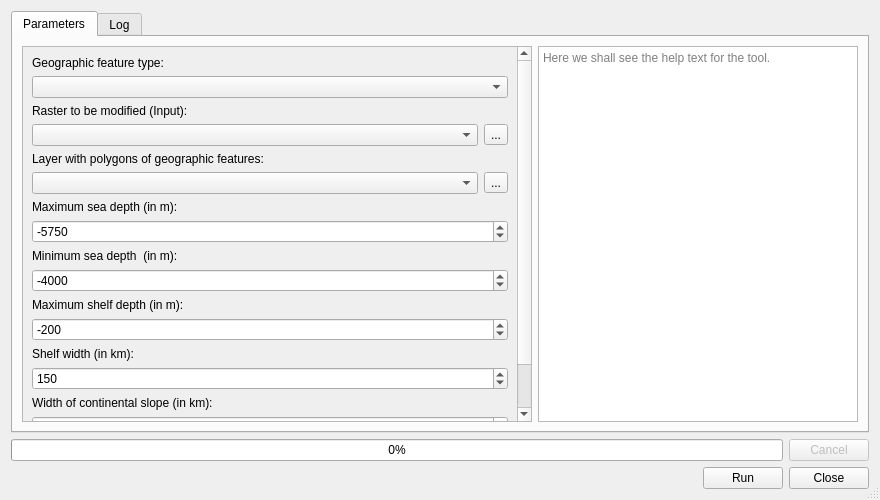
<?xml version="1.0" encoding="UTF-8"?>
<ui version="4.0">
 <class>FeatureCreatorDialogBase</class>
 <widget class="QDialog" name="FeatureCreatorDialogBase">
  <property name="geometry">
   <rect>
    <x>0</x>
    <y>0</y>
    <width>880</width>
    <height>500</height>
   </rect>
  </property>
  <property name="sizePolicy">
   <sizepolicy hsizetype="MinimumExpanding" vsizetype="MinimumExpanding">
    <horstretch>0</horstretch>
    <verstretch>0</verstretch>
   </sizepolicy>
  </property>
  <property name="minimumSize">
   <size>
    <width>400</width>
    <height>200</height>
   </size>
  </property>
  <property name="windowTitle">
   <string>Paleogeography - Geographic feature creation</string>
  </property>
  <property name="autoFillBackground">
   <bool>true</bool>
  </property>
  <property name="sizeGripEnabled">
   <bool>true</bool>
  </property>
  <property name="modal">
   <bool>false</bool>
  </property>
  <layout class="QGridLayout" name="gridLayout">
   <item row="1" column="0">
    <layout class="QHBoxLayout" name="horizontalLayout_10">
     <item>
      <widget class="QProgressBar" name="progressBar">
       <property name="value">
        <number>0</number>
       </property>
      </widget>
     </item>
     <item>
      <widget class="QPushButton" name="cancelButton">
       <property name="enabled">
        <bool>false</bool>
       </property>
       <property name="sizePolicy">
        <sizepolicy hsizetype="Fixed" vsizetype="Fixed">
         <horstretch>0</horstretch>
         <verstretch>0</verstretch>
        </sizepolicy>
       </property>
       <property name="text">
        <string>Cancel</string>
       </property>
      </widget>
     </item>
    </layout>
   </item>
   <item row="2" column="0">
    <layout class="QHBoxLayout" name="horizontalLayout_9">
     <item>
      <layout class="QHBoxLayout" name="horizontalLayout_8">
       <item>
        <widget class="QLabel" name="warningLabel">
         <property name="text">
          <string/>
         </property>
         <property name="wordWrap">
          <bool>true</bool>
         </property>
        </widget>
       </item>
       <item>
        <widget class="QPushButton" name="runButton">
         <property name="sizePolicy">
          <sizepolicy hsizetype="Fixed" vsizetype="Fixed">
           <horstretch>0</horstretch>
           <verstretch>0</verstretch>
          </sizepolicy>
         </property>
         <property name="text">
          <string>Run</string>
         </property>
        </widget>
       </item>
       <item>
        <widget class="QPushButton" name="closeButton">
         <property name="sizePolicy">
          <sizepolicy hsizetype="Fixed" vsizetype="Fixed">
           <horstretch>0</horstretch>
           <verstretch>0</verstretch>
          </sizepolicy>
         </property>
         <property name="text">
          <string>Close</string>
         </property>
        </widget>
       </item>
      </layout>
     </item>
    </layout>
   </item>
   <item row="0" column="0">
    <widget class="QTabWidget" name="Tabs">
     <property name="sizePolicy">
      <sizepolicy hsizetype="Expanding" vsizetype="Expanding">
       <horstretch>0</horstretch>
       <verstretch>0</verstretch>
      </sizepolicy>
     </property>
     <property name="tabPosition">
      <enum>QTabWidget::North</enum>
     </property>
     <property name="tabShape">
      <enum>QTabWidget::Rounded</enum>
     </property>
     <property name="currentIndex">
      <number>0</number>
     </property>
     <property name="usesScrollButtons">
      <bool>false</bool>
     </property>
     <widget class="QWidget" name="tab">
      <attribute name="title">
       <string>Parameters</string>
      </attribute>
      <layout class="QHBoxLayout" name="horizontalLayout">
       <item>
        <widget class="QScrollArea" name="scrollArea">
         <property name="widgetResizable">
          <bool>true</bool>
         </property>
         <widget class="QWidget" name="scrollAreaWidgetContents">
          <property name="geometry">
           <rect>
            <x>0</x>
            <y>-156</y>
            <width>498</width>
            <height>519</height>
           </rect>
          </property>
          <layout class="QVBoxLayout" name="verticalLayout_4">
           <item>
            <widget class="QLabel" name="label_5">
             <property name="text">
              <string>Geographic feature type:</string>
             </property>
            </widget>
           </item>
           <item>
            <widget class="QComboBox" name="featureTypeBox"/>
           </item>
           <item>
            <layout class="QVBoxLayout" name="verticalLayout">
             <item>
              <widget class="QLabel" name="label">
               <property name="text">
                <string>Raster to be modified (Input):</string>
               </property>
              </widget>
             </item>
             <item>
              <layout class="QHBoxLayout" name="horizontalLayout_2">
               <item>
                <widget class="QgsMapLayerComboBox" name="baseTopoBox"/>
               </item>
               <item>
                <widget class="QToolButton" name="selectTopoBaseButton">
                 <property name="text">
                  <string>...</string>
                 </property>
                </widget>
               </item>
              </layout>
             </item>
            </layout>
           </item>
           <item>
            <layout class="QVBoxLayout" name="verticalLayout_2">
             <property name="spacing">
              <number>6</number>
             </property>
             <item>
              <widget class="QLabel" name="label_2">
               <property name="text">
                <string>Layer with polygons of geographic features:</string>
               </property>
               <property name="alignment">
                <set>Qt::AlignLeading|Qt::AlignLeft|Qt::AlignVCenter</set>
               </property>
              </widget>
             </item>
             <item>
              <layout class="QHBoxLayout" name="horizontalLayout_3">
               <item>
                <widget class="QgsMapLayerComboBox" name="masksBox"/>
               </item>
               <item>
                <widget class="QToolButton" name="selectMasksButton">
                 <property name="text">
                  <string>...</string>
                 </property>
                </widget>
               </item>
              </layout>
             </item>
            </layout>
           </item>
           <item>
            <layout class="QVBoxLayout" name="verticalLayout_3">
             <item>
              <widget class="QLabel" name="maxElevLabel">
               <property name="text">
                <string>Maximum sea depth (in m): </string>
               </property>
              </widget>
             </item>
             <item>
              <widget class="QDoubleSpinBox" name="maxElevSpinBox">
               <property name="decimals">
                <number>0</number>
               </property>
               <property name="minimum">
                <double>-9000.000000000000000</double>
               </property>
               <property name="maximum">
                <double>0.000000000000000</double>
               </property>
               <property name="value">
                <double>-5750.000000000000000</double>
               </property>
              </widget>
             </item>
             <item>
              <widget class="QLabel" name="minElevLabel">
               <property name="text">
                <string>Minimum sea depth  (in m):</string>
               </property>
              </widget>
             </item>
             <item>
              <widget class="QDoubleSpinBox" name="minElevSpinBox">
               <property name="decimals">
                <number>0</number>
               </property>
               <property name="minimum">
                <double>-9000.000000000000000</double>
               </property>
               <property name="maximum">
                <double>0.000000000000000</double>
               </property>
               <property name="value">
                <double>-4000.000000000000000</double>
               </property>
              </widget>
             </item>
             <item>
              <widget class="QLabel" name="shelfDepthLabel">
               <property name="text">
                <string>Maximum shelf depth (in m):</string>
               </property>
              </widget>
             </item>
             <item>
              <widget class="QSpinBox" name="shelfDepthSpinBox">
               <property name="minimum">
                <number>-1000</number>
               </property>
               <property name="maximum">
                <number>0</number>
               </property>
               <property name="value">
                <number>-200</number>
               </property>
              </widget>
             </item>
             <item>
              <widget class="QLabel" name="shelfWidthLabel">
               <property name="text">
                <string>Shelf width (in km):</string>
               </property>
              </widget>
             </item>
             <item>
              <widget class="QSpinBox" name="shelfWidthSpinBox">
               <property name="maximum">
                <number>1000</number>
               </property>
               <property name="value">
                <number>150</number>
               </property>
              </widget>
             </item>
             <item>
              <widget class="QLabel" name="slopeWidthLabel">
               <property name="text">
                <string>Width of continental slope (in km):</string>
               </property>
              </widget>
             </item>
             <item>
              <widget class="QSpinBox" name="slopeWidthSpinBox">
               <property name="maximum">
                <number>1000</number>
               </property>
               <property name="value">
                <number>100</number>
               </property>
              </widget>
             </item>
            </layout>
           </item>
           <item>
            <widget class="QLabel" name="outputLabel">
             <property name="text">
              <string>Output file path:</string>
             </property>
            </widget>
           </item>
           <item>
            <spacer name="verticalSpacer">
             <property name="orientation">
              <enum>Qt::Vertical</enum>
             </property>
             <property name="sizeHint" stdset="0">
              <size>
               <width>80</width>
               <height>80</height>
              </size>
             </property>
            </spacer>
           </item>
           <item>
            <widget class="QgsFileWidget" name="outputPath">
             <property name="fileWidgetButtonVisible">
              <bool>true</bool>
             </property>
             <property name="useLink">
              <bool>false</bool>
             </property>
             <property name="fullUrl">
              <bool>false</bool>
             </property>
             <property name="dialogTitle">
              <string/>
             </property>
             <property name="filter">
              <string/>
             </property>
             <property name="defaultRoot">
              <string>[Create temporary layer]</string>
             </property>
            </widget>
           </item>
          </layout>
         </widget>
        </widget>
       </item>
       <item>
        <widget class="QTextBrowser" name="helpBox">
         <property name="maximumSize">
          <size>
           <width>320</width>
           <height>16777215</height>
          </size>
         </property>
         <property name="placeholderText">
          <string>Here we shall see the help text for the tool.</string>
         </property>
        </widget>
       </item>
      </layout>
     </widget>
     <widget class="QWidget" name="tab_2">
      <attribute name="title">
       <string>Log</string>
      </attribute>
      <layout class="QGridLayout" name="gridLayout_11">
       <item row="0" column="0">
        <widget class="QTextBrowser" name="logText">
         <property name="autoFormatting">
          <set>QTextEdit::AutoAll</set>
         </property>
         <property name="textInteractionFlags">
          <set>Qt::NoTextInteraction</set>
         </property>
         <property name="openExternalLinks">
          <bool>true</bool>
         </property>
        </widget>
       </item>
      </layout>
     </widget>
    </widget>
   </item>
  </layout>
 </widget>
 <customwidgets>
  <customwidget>
   <class>QgsFileWidget</class>
   <extends>QWidget</extends>
   <header>qgsfilewidget.h</header>
  </customwidget>
  <customwidget>
   <class>QgsMapLayerComboBox</class>
   <extends>QComboBox</extends>
   <header>qgsmaplayercombobox.h</header>
  </customwidget>
 </customwidgets>
 <tabstops>
  <tabstop>runButton</tabstop>
  <tabstop>Tabs</tabstop>
  <tabstop>helpBox</tabstop>
  <tabstop>closeButton</tabstop>
  <tabstop>cancelButton</tabstop>
 </tabstops>
 <resources/>
 <connections>
  <connection>
   <sender>closeButton</sender>
   <signal>clicked()</signal>
   <receiver>FeatureCreatorDialogBase</receiver>
   <slot>close()</slot>
   <hints>
    <hint type="sourcelabel">
     <x>828</x>
     <y>476</y>
    </hint>
    <hint type="destinationlabel">
     <x>439</x>
     <y>249</y>
    </hint>
   </hints>
  </connection>
 </connections>
</ui>
